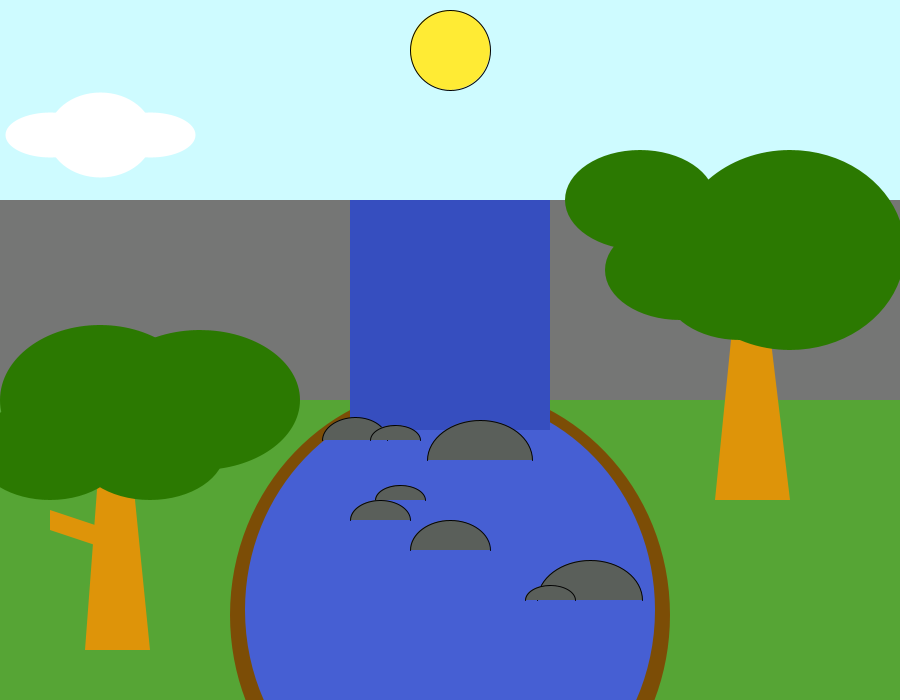
Frame 1 (no input)
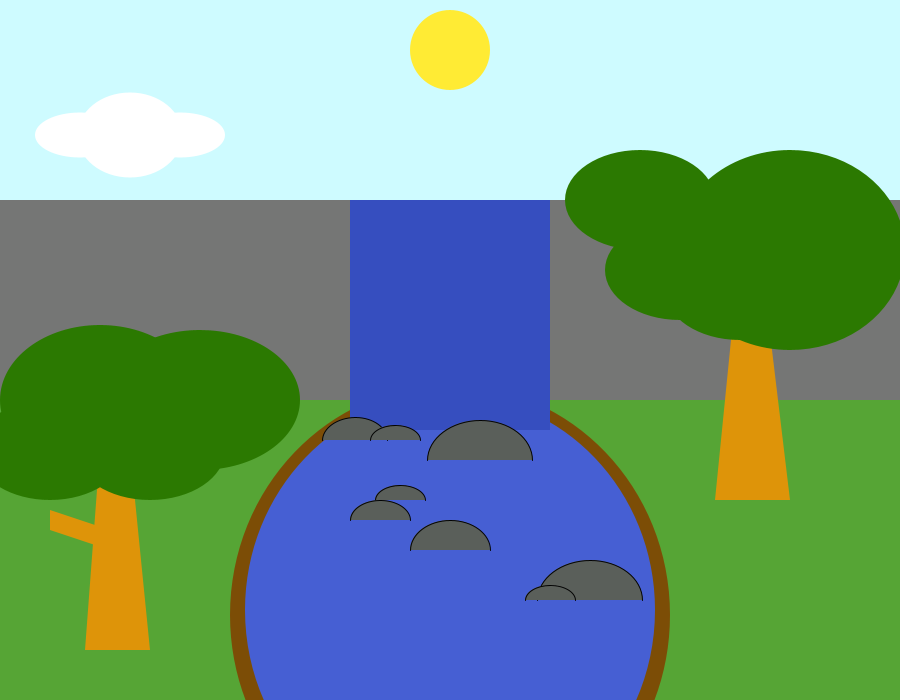
Frame 60 (the mouse pressed at the canvas centre just before this capture)
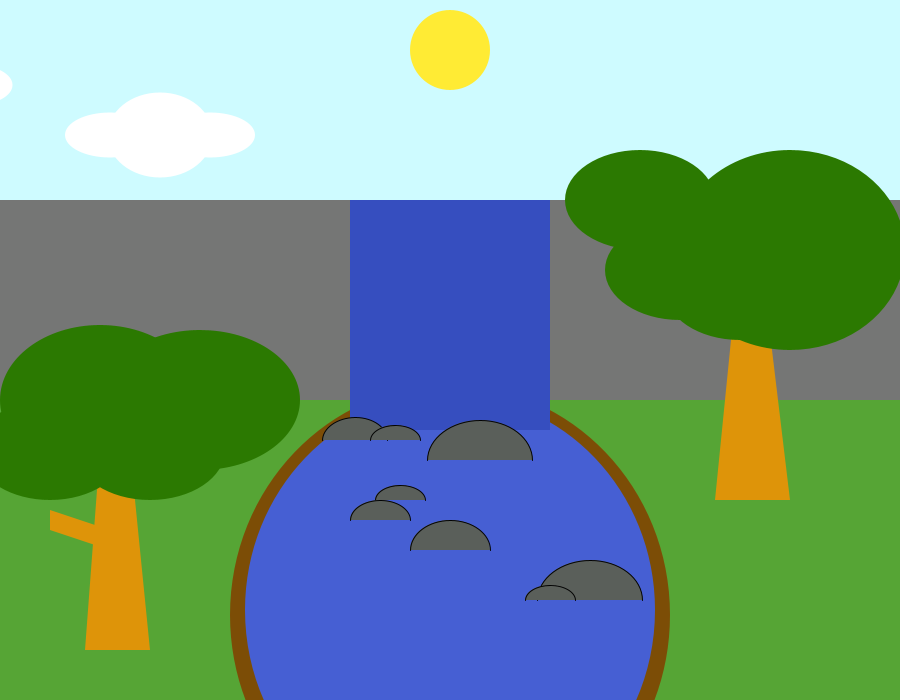
Frame 120 (the mouse held since frame 60 and released just before this capture)

The Processing sketch that drew these frames (run headless with seeded random() and noise(); from frame 60 on, the mouse is pressed at the canvas centre):

// Processing sketch: sketch_200915a_pde
// ── sketch_200915a_pde.pde
float y;
float size = 65;

void setup()
{
size (900, 700);
}
void matahari(){
fill(255,235,52);
  ellipse(450,50,80,80);
}
void tanah(){
  noStroke();
fill(#757675);
quad(0,200,900,200,900,400,0,400);

noStroke();
fill(#56A535);
quad(0,400,900,400,900,700,0,700);

fill(#7C4D06);
ellipse(450,615,440,460);

}

void awan(){
y = y+0.5;
  translate(y-900, height/2-2*size/2);
noStroke();
fill(255);
ellipse(200,-200,60,40);
ellipse(250,-200,75,55);
ellipse(300,-200,60,30);

ellipse(450,-150,70,45);
ellipse(500,-150,85,65);
ellipse(540,-150,70,35);

ellipse(700,-200,80,50);
ellipse(750,-200,95,75);
ellipse(780,-200,80,55);
ellipse(815,-200,75,40);

ellipse(950,-150,90,45);
ellipse(1000,-150,105,85);
ellipse(1050,-150,90,45);
}
void air(){
  noStroke();
  fill(#364EBF);
  quad(350,200,550,200,550,430,350,430);
}

void pohon(){
  fill(#DE9409); 
  noStroke();
  beginShape();
  quad(100,450,130,450,150,650,85,650);
  quad(50,510,110,530,110,550,50,530);
  endShape();
  fill(#2B7901);
  ellipse(50,450,150,100);
  ellipse(100,400,200,150);
  ellipse(150,450,150,100);
  ellipse(200,400,200,140);
  
  fill(#DE9409);
  noStroke();
  beginShape();
  vertex(715,500);
  vertex(790,500);
  vertex(760,250);
  vertex(740,250);
  endShape();
  fill(#2B7901);
  ellipse(810,270,150,100);
  ellipse(740,290,150,100);
  ellipse(680,270,150,100);
  ellipse(790,250,230,200);
  ellipse(640,200,150,100);
}

void kolam(){
  noStroke();
  fill(#465FD3);
  ellipse(450,610,410,430);
}

void batuKolam(){
  stroke(3);
 fill(#5A5F5A);
 arc(355,440,65,45,PI,TWO_PI);
 arc(395,440,50,30,PI,TWO_PI);
 arc(480,460,105,80,PI,TWO_PI);
 arc(400,500,50,30,PI,TWO_PI);
 arc(380,520,60,40,PI,TWO_PI);
 arc(450,550,80,60,PI,TWO_PI);
 arc(590,600,105,80,PI,TWO_PI);
 arc(550,600,50,30,PI,TWO_PI);
 
}

void draw(){
background(#CEFBFF);  

matahari();
 tanah();
 kolam();
 air();
 batuKolam();
 pohon();
 awan();
}
